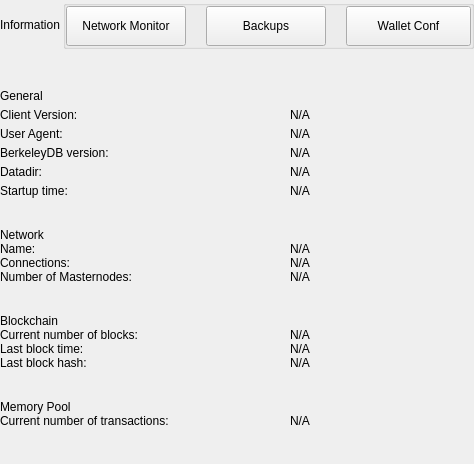
<?xml version="1.0" encoding="UTF-8"?>
<ui version="4.0">
 <class>SettingsInformationWidget</class>
 <widget class="QWidget" name="SettingsInformationWidget">
  <property name="geometry">
   <rect>
    <x>0</x>
    <y>0</y>
    <width>474</width>
    <height>464</height>
   </rect>
  </property>
  <property name="windowTitle">
   <string>Form</string>
  </property>
  <layout class="QVBoxLayout" name="verticalLayout">
   <property name="spacing">
    <number>0</number>
   </property>
   <property name="leftMargin">
    <number>0</number>
   </property>
   <property name="topMargin">
    <number>0</number>
   </property>
   <property name="rightMargin">
    <number>0</number>
   </property>
   <property name="bottomMargin">
    <number>0</number>
   </property>
   <item>
    <widget class="QWidget" name="left" native="true">
     <layout class="QVBoxLayout" name="verticalLayout_3">
      <property name="leftMargin">
       <number>0</number>
      </property>
      <property name="topMargin">
       <number>0</number>
      </property>
      <property name="rightMargin">
       <number>0</number>
      </property>
      <property name="bottomMargin">
       <number>0</number>
      </property>
      <item>
       <layout class="QVBoxLayout" name="verticalLayout_2">
        <property name="spacing">
         <number>0</number>
        </property>
        <item>
         <layout class="QHBoxLayout" name="horizontalLayout_3">
          <property name="spacing">
           <number>0</number>
          </property>
          <item>
           <widget class="QLabel" name="labelTitle">
            <property name="text">
             <string>Information</string>
            </property>
           </widget>
          </item>
          <item>
           <spacer name="horizontalSpacer">
            <property name="orientation">
             <enum>Qt::Horizontal</enum>
            </property>
            <property name="sizeHint" stdset="0">
             <size>
              <width>40</width>
              <height>20</height>
             </size>
            </property>
           </spacer>
          </item>
          <item>
           <widget class="QGroupBox" name="groupBox">
            <property name="title">
             <string/>
            </property>
            <layout class="QHBoxLayout" name="horizontalLayout_4">
             <property name="spacing">
              <number>20</number>
             </property>
             <property name="leftMargin">
              <number>0</number>
             </property>
             <property name="topMargin">
              <number>0</number>
             </property>
             <property name="rightMargin">
              <number>0</number>
             </property>
             <property name="bottomMargin">
              <number>0</number>
             </property>
             <item>
              <widget class="QPushButton" name="pushButtonNetworkMonitor">
               <property name="minimumSize">
                <size>
                 <width>120</width>
                 <height>40</height>
                </size>
               </property>
               <property name="maximumSize">
                <size>
                 <width>16777215</width>
                 <height>40</height>
                </size>
               </property>
               <property name="focusPolicy">
                <enum>Qt::NoFocus</enum>
               </property>
               <property name="text">
                <string>Network Monitor</string>
               </property>
              </widget>
             </item>
             <item>
              <widget class="QPushButton" name="pushButtonBackups">
               <property name="minimumSize">
                <size>
                 <width>120</width>
                 <height>40</height>
                </size>
               </property>
               <property name="maximumSize">
                <size>
                 <width>120</width>
                 <height>40</height>
                </size>
               </property>
               <property name="focusPolicy">
                <enum>Qt::NoFocus</enum>
               </property>
               <property name="text">
                <string>Backups</string>
               </property>
               <property name="checkable">
                <bool>false</bool>
               </property>
               <property name="autoExclusive">
                <bool>false</bool>
               </property>
              </widget>
             </item>
             <item>
              <widget class="QPushButton" name="pushButtonFile">
               <property name="minimumSize">
                <size>
                 <width>125</width>
                 <height>40</height>
                </size>
               </property>
               <property name="maximumSize">
                <size>
                 <width>125</width>
                 <height>40</height>
                </size>
               </property>
               <property name="focusPolicy">
                <enum>Qt::NoFocus</enum>
               </property>
               <property name="text">
                <string>Wallet Conf</string>
               </property>
               <property name="checkable">
                <bool>false</bool>
               </property>
               <property name="checked">
                <bool>false</bool>
               </property>
               <property name="autoExclusive">
                <bool>false</bool>
               </property>
              </widget>
             </item>
            </layout>
           </widget>
          </item>
         </layout>
        </item>
        <item>
         <spacer name="verticalSpacer_2">
          <property name="orientation">
           <enum>Qt::Vertical</enum>
          </property>
          <property name="sizeType">
           <enum>QSizePolicy::Fixed</enum>
          </property>
          <property name="sizeHint" stdset="0">
           <size>
            <width>20</width>
            <height>40</height>
           </size>
          </property>
         </spacer>
        </item>
        <item>
         <widget class="QWidget" name="layoutOptions1" native="true">
          <layout class="QVBoxLayout" name="verticalLayout_9">
           <property name="spacing">
            <number>5</number>
           </property>
           <property name="leftMargin">
            <number>0</number>
           </property>
           <property name="topMargin">
            <number>0</number>
           </property>
           <property name="rightMargin">
            <number>0</number>
           </property>
           <property name="bottomMargin">
            <number>10</number>
           </property>
           <item>
            <widget class="QLabel" name="labelTitleGeneral">
             <property name="text">
              <string>General</string>
             </property>
            </widget>
           </item>
           <item>
            <layout class="QHBoxLayout" name="horizontalLayout" stretch="0,1">
             <property name="spacing">
              <number>0</number>
             </property>
             <item>
              <widget class="QLabel" name="labelTitleClient">
               <property name="minimumSize">
                <size>
                 <width>290</width>
                 <height>0</height>
                </size>
               </property>
               <property name="maximumSize">
                <size>
                 <width>290</width>
                 <height>16777215</height>
                </size>
               </property>
               <property name="text">
                <string>Client Version:</string>
               </property>
              </widget>
             </item>
             <item>
              <widget class="QLabel" name="labelInfoClient">
               <property name="cursor">
                <cursorShape>IBeamCursor</cursorShape>
               </property>
               <property name="textInteractionFlags">
                <set>Qt::LinksAccessibleByMouse|Qt::TextSelectableByKeyboard|Qt::TextSelectableByMouse</set>
               </property>
               <property name="text">
                <string notr="true">N/A</string>
               </property>
              </widget>
             </item>
            </layout>
           </item>
           <item>
            <layout class="QHBoxLayout" name="horizontalAgent" stretch="0,1">
             <property name="spacing">
              <number>0</number>
             </property>
             <item>
              <widget class="QLabel" name="labelTitleAgent">
               <property name="minimumSize">
                <size>
                 <width>290</width>
                 <height>0</height>
                </size>
               </property>
               <property name="maximumSize">
                <size>
                 <width>290</width>
                 <height>16777215</height>
                </size>
               </property>
               <property name="text">
                <string>User Agent:</string>
               </property>
              </widget>
             </item>
             <item>
              <widget class="QLabel" name="labelInfoAgent">
               <property name="cursor">
                <cursorShape>IBeamCursor</cursorShape>
               </property>
               <property name="textInteractionFlags">
                <set>Qt::LinksAccessibleByMouse|Qt::TextSelectableByKeyboard|Qt::TextSelectableByMouse</set>
               </property>
               <property name="text">
                <string notr="true">N/A</string>
               </property>
              </widget>
             </item>
            </layout>
           </item>
           <item>
            <layout class="QHBoxLayout" name="horizontalBerkely" stretch="0,1">
             <property name="spacing">
              <number>0</number>
             </property>
             <item>
              <widget class="QLabel" name="labelTitleBerkeley">
               <property name="minimumSize">
                <size>
                 <width>290</width>
                 <height>0</height>
                </size>
               </property>
               <property name="maximumSize">
                <size>
                 <width>290</width>
                 <height>16777215</height>
                </size>
               </property>
               <property name="text">
                <string>BerkeleyDB version:</string>
               </property>
              </widget>
             </item>
             <item>
              <widget class="QLabel" name="labelInfoBerkeley">
               <property name="cursor">
                <cursorShape>IBeamCursor</cursorShape>
               </property>
               <property name="textInteractionFlags">
                <set>Qt::LinksAccessibleByMouse|Qt::TextSelectableByKeyboard|Qt::TextSelectableByMouse</set>
               </property>
               <property name="text">
                <string notr="true">N/A</string>
               </property>
              </widget>
             </item>
            </layout>
           </item>
           <item>
            <layout class="QHBoxLayout" name="horizontalDataDir" stretch="0,1">
             <property name="spacing">
              <number>0</number>
             </property>
             <item>
              <widget class="QLabel" name="labelTitleDataDir">
               <property name="minimumSize">
                <size>
                 <width>290</width>
                 <height>0</height>
                </size>
               </property>
               <property name="maximumSize">
                <size>
                 <width>290</width>
                 <height>16777215</height>
                </size>
               </property>
               <property name="text">
                <string>Datadir:</string>
               </property>
              </widget>
             </item>
             <item>
              <widget class="QLabel" name="labelInfoDataDir">
               <property name="cursor">
                <cursorShape>IBeamCursor</cursorShape>
               </property>
               <property name="textInteractionFlags">
                <set>Qt::LinksAccessibleByMouse|Qt::TextSelectableByKeyboard|Qt::TextSelectableByMouse</set>
               </property>
               <property name="text">
                <string notr="true">N/A</string>
               </property>
               <property name="wordWrap">
                <bool>true</bool>
               </property>
              </widget>
             </item>
            </layout>
           </item>
           <item>
            <layout class="QHBoxLayout" name="horizontalTime" stretch="0,1">
             <property name="spacing">
              <number>0</number>
             </property>
             <item>
              <widget class="QLabel" name="labelTitleTime">
               <property name="minimumSize">
                <size>
                 <width>290</width>
                 <height>0</height>
                </size>
               </property>
               <property name="maximumSize">
                <size>
                 <width>290</width>
                 <height>16777215</height>
                </size>
               </property>
               <property name="text">
                <string>Startup time:</string>
               </property>
              </widget>
             </item>
             <item>
              <widget class="QLabel" name="labelInfoTime">
               <property name="cursor">
                <cursorShape>IBeamCursor</cursorShape>
               </property>
               <property name="textInteractionFlags">
                <set>Qt::LinksAccessibleByMouse|Qt::TextSelectableByKeyboard|Qt::TextSelectableByMouse</set>
               </property>
               <property name="text">
                <string notr="true">N/A</string>
               </property>
              </widget>
             </item>
            </layout>
           </item>
          </layout>
         </widget>
        </item>
        <item>
         <spacer name="verticalSpacer_3">
          <property name="orientation">
           <enum>Qt::Vertical</enum>
          </property>
          <property name="sizeType">
           <enum>QSizePolicy::Minimum</enum>
          </property>
          <property name="sizeHint" stdset="0">
           <size>
            <width>20</width>
            <height>20</height>
           </size>
          </property>
         </spacer>
        </item>
        <item>
         <widget class="QLabel" name="labelTitleNetwork">
          <property name="text">
           <string>Network</string>
          </property>
         </widget>
        </item>
        <item>
         <layout class="QHBoxLayout" name="horizontalName" stretch="0,1">
          <property name="spacing">
           <number>0</number>
          </property>
          <item>
           <widget class="QLabel" name="labelTitleName">
            <property name="minimumSize">
             <size>
              <width>290</width>
              <height>0</height>
             </size>
            </property>
            <property name="maximumSize">
             <size>
              <width>290</width>
              <height>16777215</height>
             </size>
            </property>
            <property name="text">
             <string>Name:</string>
            </property>
           </widget>
          </item>
          <item>
           <widget class="QLabel" name="labelInfoName">
            <property name="cursor">
             <cursorShape>IBeamCursor</cursorShape>
            </property>
            <property name="textInteractionFlags">
             <set>Qt::LinksAccessibleByMouse|Qt::TextSelectableByKeyboard|Qt::TextSelectableByMouse</set>
            </property>
            <property name="text">
             <string notr="true">N/A</string>
            </property>
           </widget>
          </item>
         </layout>
        </item>
        <item>
         <layout class="QHBoxLayout" name="horizontalConnections" stretch="0,1">
          <property name="spacing">
           <number>0</number>
          </property>
          <item>
           <widget class="QLabel" name="labelTitleConnections">
            <property name="minimumSize">
             <size>
              <width>290</width>
              <height>0</height>
             </size>
            </property>
            <property name="maximumSize">
             <size>
              <width>290</width>
              <height>16777215</height>
             </size>
            </property>
            <property name="text">
             <string>Connections:</string>
            </property>
           </widget>
          </item>
          <item>
           <widget class="QLabel" name="labelInfoConnections">
            <property name="cursor">
             <cursorShape>IBeamCursor</cursorShape>
            </property>
            <property name="textInteractionFlags">
             <set>Qt::LinksAccessibleByMouse|Qt::TextSelectableByKeyboard|Qt::TextSelectableByMouse</set>
            </property>
            <property name="text">
             <string notr="true">N/A</string>
            </property>
           </widget>
          </item>
         </layout>
        </item>
        <item>
         <widget class="QWidget" name="layoutOptions2" native="true">
          <!-- PPPW hide -->
           <property name="visible">
             <bool>false</bool>
           </property>
          <layout class="QHBoxLayout" name="horizontalMasternodes" stretch="0,1">
           <property name="spacing">
             <number>0</number>
           </property>
           <property name="leftMargin">
            <number>0</number>
           </property>
           <property name="topMargin">
            <number>0</number>
           </property>
           <property name="rightMargin">
            <number>0</number>
           </property>
           <property name="bottomMargin">
            <number>10</number>
           </property>
           <item>
            <widget class="QLabel" name="labelTitleMasternodes">
             <property name="minimumSize">
              <size>
               <width>290</width>
               <height>0</height>
              </size>
             </property>
             <property name="maximumSize">
              <size>
               <width>290</width>
               <height>16777215</height>
              </size>
             </property>
             <property name="text">
              <string>Number of Masternodes:</string>
             </property>
            </widget>
           </item>
           <item>
            <widget class="QLabel" name="labelInfoMasternodes">
             <property name="cursor">
              <cursorShape>IBeamCursor</cursorShape>
             </property>
             <property name="textInteractionFlags">
              <set>Qt::LinksAccessibleByMouse|Qt::TextSelectableByKeyboard|Qt::TextSelectableByMouse</set>
             </property>
             <property name="text">
              <string notr="true">N/A</string>
             </property>
            </widget>
           </item>
          </layout>
         </widget>
        </item>
        <item>
         <spacer name="verticalSpacer_4">
          <property name="orientation">
           <enum>Qt::Vertical</enum>
          </property>
          <property name="sizeType">
           <enum>QSizePolicy::Minimum</enum>
          </property>
          <property name="sizeHint" stdset="0">
           <size>
            <width>20</width>
            <height>20</height>
           </size>
          </property>
         </spacer>
        </item>
        <item>
         <widget class="QLabel" name="labelTitleBlockchain">
          <property name="text">
           <string>Blockchain</string>
          </property>
         </widget>
        </item>
        <item>
         <layout class="QHBoxLayout" name="horizontalBlockNumber" stretch="0,1">
          <property name="spacing">
           <number>0</number>
          </property>
          <item>
           <widget class="QLabel" name="labelTitleBlockNumber">
            <property name="minimumSize">
             <size>
              <width>290</width>
              <height>0</height>
             </size>
            </property>
            <property name="maximumSize">
             <size>
              <width>290</width>
              <height>16777215</height>
             </size>
            </property>
            <property name="text">
             <string>Current number of blocks:</string>
            </property>
           </widget>
          </item>
          <item>
           <widget class="QLabel" name="labelInfoBlockNumber">
            <property name="cursor">
             <cursorShape>IBeamCursor</cursorShape>
            </property>
            <property name="textInteractionFlags">
             <set>Qt::LinksAccessibleByMouse|Qt::TextSelectableByKeyboard|Qt::TextSelectableByMouse</set>
            </property>
            <property name="text">
             <string notr="true">N/A</string>
            </property>
           </widget>
          </item>
         </layout>
        </item>
        <item>
         <layout class="QHBoxLayout" name="horizontalBlockTime" stretch="0,1">
          <property name="spacing">
           <number>0</number>
          </property>
          <item>
           <widget class="QLabel" name="labelTitleBlockTime">
            <property name="minimumSize">
             <size>
              <width>290</width>
              <height>0</height>
             </size>
            </property>
            <property name="maximumSize">
             <size>
              <width>290</width>
              <height>16777215</height>
             </size>
            </property>
            <property name="text">
             <string>Last block time:</string>
            </property>
           </widget>
          </item>
          <item>
           <widget class="QLabel" name="labelInfoBlockTime">
            <property name="cursor">
             <cursorShape>IBeamCursor</cursorShape>
            </property>
            <property name="textInteractionFlags">
             <set>Qt::LinksAccessibleByMouse|Qt::TextSelectableByKeyboard|Qt::TextSelectableByMouse</set>
            </property>
            <property name="text">
             <string notr="true">N/A</string>
            </property>
           </widget>
          </item>
         </layout>
        </item>
        <item>
         <widget class="QWidget" name="layoutOptions3" native="true">
          <layout class="QHBoxLayout" name="horizontalBlockHash" stretch="0,1">
           <property name="spacing">
            <number>0</number>
           </property>
           <property name="leftMargin">
            <number>0</number>
           </property>
           <property name="topMargin">
            <number>0</number>
           </property>
           <property name="rightMargin">
            <number>0</number>
           </property>
           <property name="bottomMargin">
            <number>10</number>
           </property>
           <item>
            <widget class="QLabel" name="labelTitleBlockHash">
             <property name="minimumSize">
              <size>
               <width>290</width>
               <height>0</height>
              </size>
             </property>
             <property name="maximumSize">
              <size>
               <width>290</width>
               <height>16777215</height>
              </size>
             </property>
             <property name="text">
              <string>Last block hash:</string>
             </property>
            </widget>
           </item>
           <item>
            <widget class="QLabel" name="labelInfoBlockHash">
             <property name="cursor">
              <cursorShape>IBeamCursor</cursorShape>
             </property>
             <property name="textInteractionFlags">
              <set>Qt::LinksAccessibleByMouse|Qt::TextSelectableByKeyboard|Qt::TextSelectableByMouse</set>
             </property>
             <property name="text">
              <string notr="true">N/A</string>
             </property>
            </widget>
           </item>
          </layout>
         </widget>
        </item>
        <item>
         <spacer name="verticalSpacer_5">
          <property name="orientation">
           <enum>Qt::Vertical</enum>
          </property>
          <property name="sizeType">
           <enum>QSizePolicy::Fixed</enum>
          </property>
          <property name="sizeHint" stdset="0">
           <size>
            <width>20</width>
            <height>20</height>
           </size>
          </property>
         </spacer>
        </item>
        <item>
         <widget class="QLabel" name="labelTitleMemory">
          <property name="text">
           <string>Memory Pool</string>
          </property>
         </widget>
        </item>
        <item>
         <layout class="QHBoxLayout" name="horizontalNumberTransactions" stretch="0,1">
          <property name="spacing">
           <number>0</number>
          </property>
          <item>
           <widget class="QLabel" name="labelTitleNumberTransactions">
            <property name="minimumSize">
             <size>
              <width>290</width>
              <height>0</height>
             </size>
            </property>
            <property name="maximumSize">
             <size>
              <width>290</width>
              <height>16777215</height>
             </size>
            </property>
            <property name="text">
             <string>Current number of transactions:</string>
            </property>
           </widget>
          </item>
          <item>
           <widget class="QLabel" name="labelInfoNumberTransactions">
            <property name="text">
             <string notr="true">N/A</string>
            </property>
           </widget>
          </item>
         </layout>
        </item>
        <item>
         <spacer name="verticalSpacer">
          <property name="orientation">
           <enum>Qt::Vertical</enum>
          </property>
          <property name="sizeHint" stdset="0">
           <size>
            <width>20</width>
            <height>40</height>
           </size>
          </property>
         </spacer>
        </item>
       </layout>
      </item>
     </layout>
    </widget>
   </item>
  </layout>
 </widget>
 <resources/>
 <connections/>
</ui>
